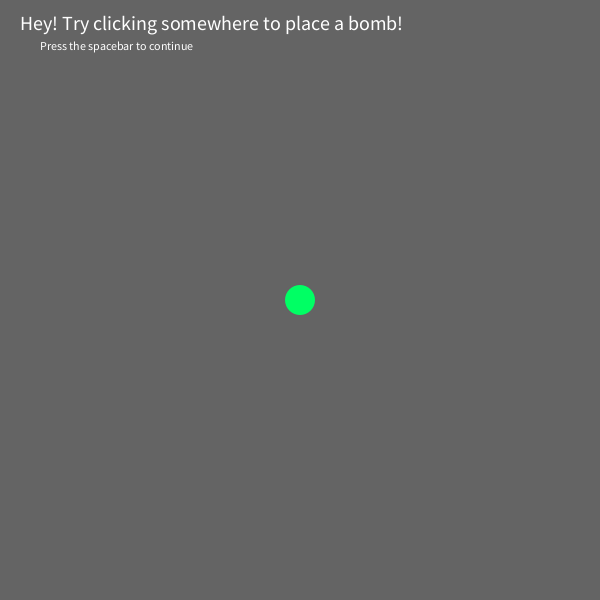
Frame 1 (no input)
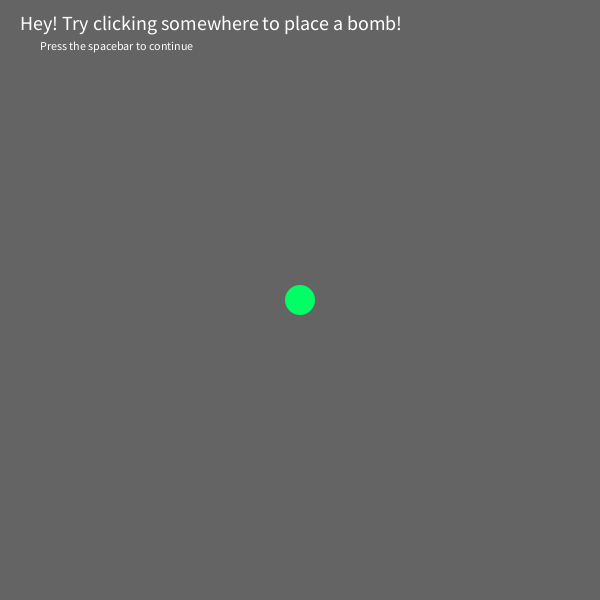
Frame 60 (the mouse pressed at the canvas centre just before this capture)
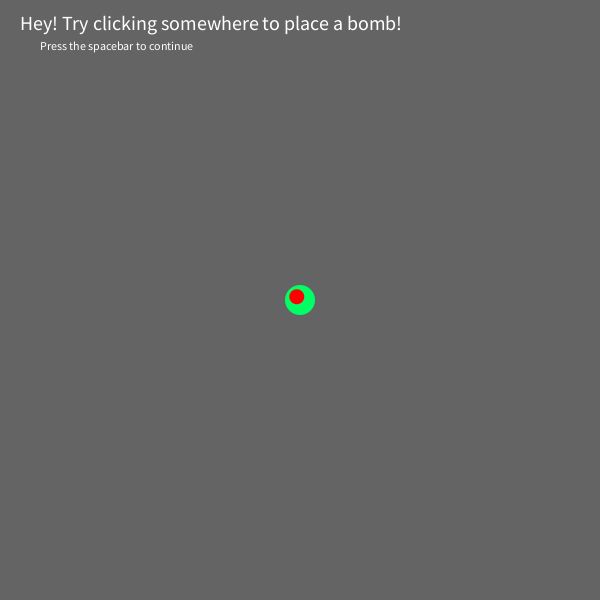
Frame 120 (the mouse held since frame 60 and released just before this capture)

The Processing sketch that drew these frames (run headless with seeded random() and noise(); from frame 60 on, the mouse is pressed at the canvas centre):

// Processing sketch: explosions
// ── explosions.pde
//Author: William Ye
//Project: Bombs + ball = profit

Ball ball;
float bgcolor;
ArrayList<Bomb> bombs;
ArrayList<Explosion> explosions;
ArrayList<Particle> particles;
int tutorialCounter;

void setup() {
  size(600, 600);
  ball = new Ball(width/2, height/2);
  bgcolor = 100;
  bombs = new ArrayList<Bomb>();
  explosions = new ArrayList<Explosion>();
  particles = new ArrayList<Particle>();
  noStroke();
  tutorialCounter = 0;
}
void draw() {
  background(bgcolor, bgcolor, bgcolor);
  updateBackground();
  ball.update();
  ball.draw();
  for (int i = bombs.size()-1; i>=0; i--) {
    //finds exploded bombs
    if (bombs.get(i).exploded) {
      bombs.remove(i);
    } else {
      bombs.get(i).update();
      bombs.get(i).draw();    
    }
  }
  for (int i = explosions.size()-1; i>=0; i--) {
    //finds exploded explosions
    if (explosions.get(i).exploded) {
      explosions.remove(i);
    } else {
      explosions.get(i).update();
      explosions.get(i).draw();    
    }
  }
  for (int i = particles.size()-1; i>=0; i--) {
    //finds stopped particles
    if (particles.get(i).stopped) {
      particles.remove(i);
    } else {
      particles.get(i).update();
      particles.get(i).draw();    
    }
  }
  tutorial();
}
void keyPressed() {
  if (key == ' ') {
    tutorialCounter++;
  }
}
void tutorial() {
  fill(255, 255, 255);
  textSize(20);
  if (tutorialCounter == 0) { //wanted to do a switch case statement... too lazy....
    text("Hey! Try clicking somewhere to place a bomb!", 20, 30);
  } else if (tutorialCounter == 1) {
    text("Cool! Now try placing it near the green ball to make it move!", 20, 30);
  } else if (tutorialCounter == 2) {
    text("Nice! Bounce the ball off the wall to see some cool stuff!", 20, 30);
  } else if (tutorialCounter == 3) {
    text("Pretty cool, huh? Next, I'll explain a few features.", 20, 30);
  } else if (tutorialCounter == 4) {
    text("The closer the bomb to the ball, the faster it goes.", 20, 30);
  } else if (tutorialCounter == 5) {
    text("If you place the bomb far enough, it won't affect the ball at all.", 20, 30);
  } else if (tutorialCounter == 6) {
    text("The harder the ball collides, the faster the particles move.", 20, 30);
  } else if (tutorialCounter == 7) {
    text("Amount of particles don't increase with ball speed... yet. ", 20, 30);
  } else if (tutorialCounter == 8) {
    text("You can place more than one bomb at once! Click rapidly.",20 , 30);
  } else if (tutorialCounter == 9) {
    text("Perfect collision. The ball doesn't bounce past or before a wall.", 20, 30);
  } else if (tutorialCounter == 10) {
    text("Finally, to spawn particles, hold down any key and click anywhere!", 20, 30);
  } else if (tutorialCounter == 11) {
    text("That's all for now, have fun!", 20, 30);
  }
  textSize(12);
  if (tutorialCounter<=11) text("Press the spacebar to continue", 40, 50);
}
void addParticles(float x, float y, boolean ballAffect, int numberOfParticles) {
  for (int i = 0; i < numberOfParticles; i++) {
    float angle = random(-PI, PI);
    if (ballAffect) {
      float ballpower = (abs(ball.sx) + abs(ball.sy))/2;
      float power = random(ballpower/2);
      particles.add(new Particle(x, y, angle, power));
    } else {
      particles.add(new Particle(x, y, angle, random(20)));
    } 
  }
}

class Particle {
  float x, y, r, sx, sy, o;
  boolean stopped;
  
  Particle(float x, float y, float angle, float power) {
    this.x = x;
    this.y = y;
    r = 3; //change this for particle size
    sx = cos(angle)*power;
    sy = sin(angle)*power;
    o = 255;
  }
  void update() {
    x += sx;
    y += sy;
    sy *= 0.9;
    sx *= 0.9;
    if (abs(sy) < 0.01) {//if it stops moving
      stopped = true;
    }
    o -= 5;
  }
  void draw() {
    fill(255, 255, 255, o);
    ellipse(x, y, r, r);
  }
}
void updateBackground() {
  if (bgcolor > 100) {
    bgcolor -= 5; //brings it back to gray
  }
}

void mousePressed() {
  if (keyPressed) {
    addParticles(mouseX, mouseY, false, 100);
  } else {
    bombs.add(new Bomb(mouseX-3.25, mouseY-3.25));
  }
}

class Bomb {
  float x, y, r, time;
  boolean exploded;
  
  Bomb(float x, float y) {
    this.x = x;
    this.y = y;
    r = 15;
    time = 100;
  }
  void draw() {
    if (time % 5 == 0) {
      fill(255, 0, 0); 
    } else {
      fill(255, 255, 255);
    }
    ellipse(x, y, r, r);
  }
  void update() {
    time--;
    if (time == 0) {
      explode();
    }
  }
  void explode() {
    //checks if it's in the explosion radius
    if (dist(x, y, ball.x, ball.y) < 200) {
      float angle = atan2(y - ball.y, x - ball.x);
      float power = 1500/dist(x, y, ball.x, ball.y);
      ball.sx = -cos(angle)*power;
      ball.sy = -sin(angle)*power;
    }
    bgcolor = 150;//flash screen
    exploded = true;
    addExplosion(x, y);
  }
}

void addExplosion(float x, float y) {
  explosions.add(new Explosion(x, y));
}

class Explosion {
  float x, y, r, o; //o stands for opacity
  boolean exploded;
  
  Explosion(float x, float y) {
    this.x = x;
    this.y = y;
    r = 0;
    o = 255;
  }
  void update() {
    r += 20; //make it bigger and more transparent
    o -= 20;
    if (o <= 0) {
      exploded = true;
    }
  }
  void draw() {
    fill(255, 136, 100, o);
    ellipse(x, y, r, r);
  }
}

class Ball {
  float x, y, r, sx, sy;
  
  Ball(float x, float y) {
    this.x = x;
    this.y = y;
    r = 30;
  }
  void draw() {
    fill(0, 255, 100);
    ellipse(x, y, r, r);
  }
  void update() {

    sx*=0.9;
    sy*=0.9;
    x += sx;
    y += sy;
    
    if (x + r/2 + sx > width) { // bounce off walls
      x = width - r/2;
      sx *= -0.95;
      addParticles(width, y, true, 40);
    } else if (x - r/2 + sx < 0) {
      x = r/2;
      sx *= -0.95;
      addParticles(0, y, true, 40);
    } else if (y + r/2 + sy > height) {
      y = height - r/2;
      sy *= -0.95;
      addParticles(x, height, true, 40);
    } else if (y - r/2 + sy < 0) {
      y = r/2;
      sy *= -0.95; 
      addParticles(x, 0, true, 40);
    }
  }
}
